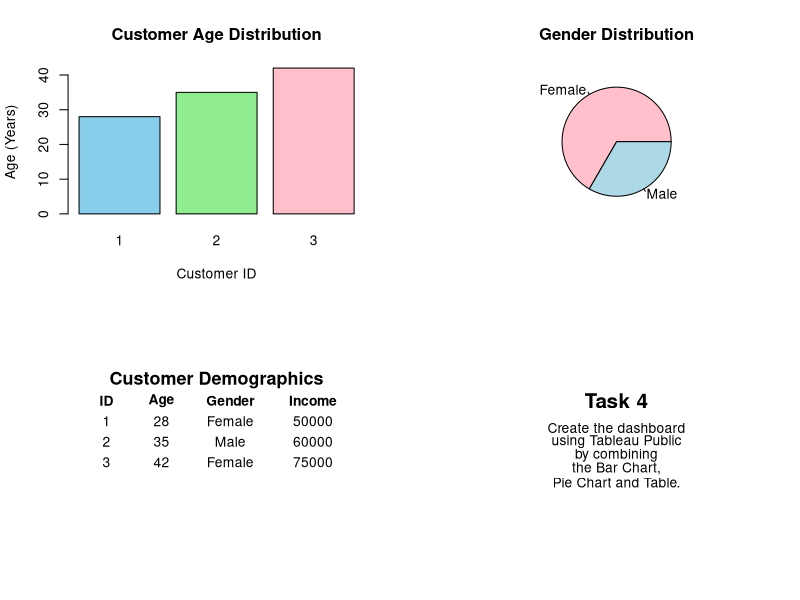

This chart was generated by the following R code:
# ==========================================
# SET 7 : CUSTOMER DEMOGRAPHICS ANALYSIS
# ==========================================

# Customer Data
customer_id <- c(1, 2, 3)
age <- c(28, 35, 42)
gender <- c("Female", "Male", "Female")
income <- c(50000, 60000, 75000)

# Display all outputs in one window
par(mfrow = c(2,2))

# ==========================================
# 1. Bar Chart - Customer Ages
# ==========================================

barplot(age,
        names.arg = customer_id,
        col = c("skyblue", "lightgreen", "pink"),
        main = "Customer Age Distribution",
        xlab = "Customer ID",
        ylab = "Age (Years)")

# ==========================================
# 2. Pie Chart - Gender Distribution
# ==========================================

gender_count <- table(gender)

pie(gender_count,
    labels = names(gender_count),
    col = c("pink", "lightblue"),
    main = "Gender Distribution")

# ==========================================
# 3. Customer Demographics Table
# ==========================================

plot.new()

text(0.5,0.95,"Customer Demographics",cex=1.3,font=2)

text(0.10,0.80,"ID",font=2)
text(0.30,0.80,"Age",font=2)
text(0.55,0.80,"Gender",font=2)
text(0.85,0.80,"Income",font=2)

text(0.10,0.65,"1")
text(0.30,0.65,"28")
text(0.55,0.65,"Female")
text(0.85,0.65,"50000")

text(0.10,0.50,"2")
text(0.30,0.50,"35")
text(0.55,0.50,"Male")
text(0.85,0.50,"60000")

text(0.10,0.35,"3")
text(0.30,0.35,"42")
text(0.55,0.35,"Female")
text(0.85,0.35,"75000")

# ==========================================
# 4. Tableau Dashboard Note
# ==========================================

plot.new()

text(0.5,0.80,"Task 4",cex=1.5,font=2)

text(0.5,0.60,
     "Create the dashboard",
     cex=1)

text(0.5,0.50,
     "using Tableau Public",
     cex=1)

text(0.5,0.40,
     "by combining",
     cex=1)

text(0.5,0.30,
     "the Bar Chart,",
     cex=1)

text(0.5,0.20,
     "Pie Chart and Table.",
     cex=1)

# Restore normal plotting
par(mfrow = c(1,1))
